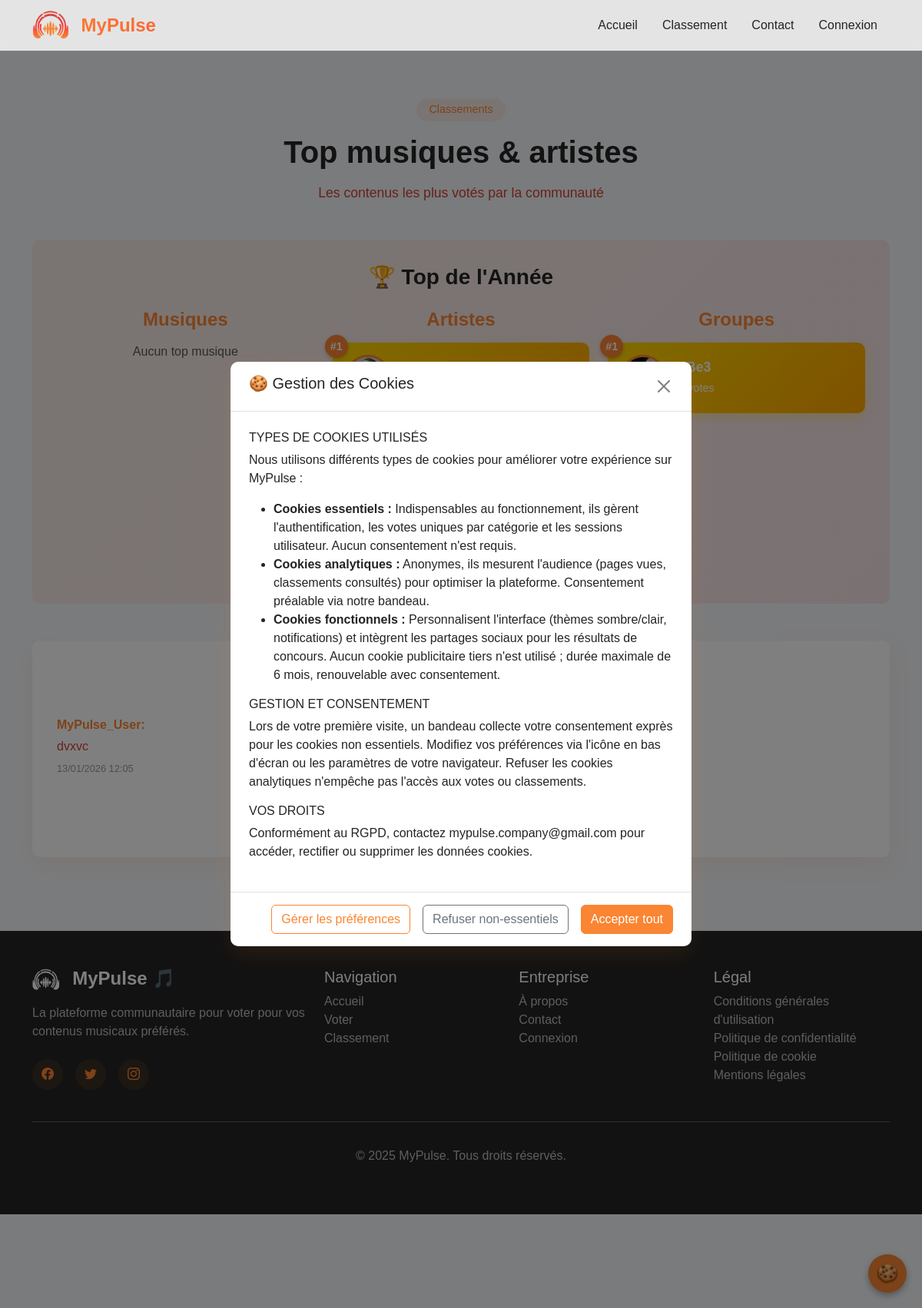
Page /vote/classement.php on the committed database.
### tables this page shows
CREATE TABLE IF NOT EXISTS `artiste` (
  `ArtisteID` int NOT NULL AUTO_INCREMENT,
  `NomArtiste` varchar(150) NOT NULL,
  `NomReel` varchar(150) DEFAULT NULL,
  `BiographieCourte` text,
  `CheminFichierMP3` varchar(500) NOT NULL,
  `ImageProfil` varchar(500) NOT NULL,
  `StatusArtiste` enum('en_attente','valide','refusee','classement','archive_top','archive_suppr') NOT NULL DEFAULT 'en_attente',
  `UserID` int DEFAULT NULL,
  `DateProposition` datetime NOT NULL DEFAULT CURRENT_TIMESTAMP,
  `AnneeNaissance` int DEFAULT NULL,
  `NombreVotes` int DEFAULT '0',
  PRIMARY KEY (`ArtisteID`),
  UNIQUE KEY `ux_artiste_nom` (`NomArtiste`),
  KEY `UserID` (`UserID`),
  KEY `idx_status` (`StatusArtiste`)
);

CREATE TABLE IF NOT EXISTS `groupe` (
  `GroupeID` int NOT NULL AUTO_INCREMENT,
  `NomGroupe` varchar(150) NOT NULL,
  `AnneeFormation` year DEFAULT NULL,
  `BiographieCourte` text,
  `CheminFichierMP3` varchar(500) NOT NULL,
  `ImageGroupe` varchar(500) NOT NULL,
  `StatusGroupe` enum('en_attente','valide','refusee','classement','archive_top','archive_suppr') NOT NULL DEFAULT 'en_attente',
  `UserID` int DEFAULT NULL,
  `DateProposition` datetime NOT NULL DEFAULT CURRENT_TIMESTAMP,
  `NombreVotes` int DEFAULT '0',
  PRIMARY KEY (`GroupeID`),
  UNIQUE KEY `ux_groupe_nom` (`NomGroupe`),
  KEY `UserID` (`UserID`),
  KEY `idx_status` (`StatusGroupe`)
);

CREATE TABLE IF NOT EXISTS `commentaire` (
  `CommentaireID` int NOT NULL AUTO_INCREMENT,
  `TypeContenu` enum('general') NOT NULL,
  `UserID` int NOT NULL,
  `Commentaire` text NOT NULL,
  `DateCommentaire` datetime NOT NULL DEFAULT CURRENT_TIMESTAMP,
  `is_offensive` tinyint(1) NOT NULL DEFAULT '0',
  `report_reason` varchar(255) DEFAULT NULL,
  PRIMARY KEY (`CommentaireID`),
  KEY `UserID` (`UserID`),
  KEY `idx_contenu` (`TypeContenu`)
);

CREATE TABLE IF NOT EXISTS `utilisateur` (
  `UserID` int NOT NULL AUTO_INCREMENT,
  `UserPseudo` varchar(100) NOT NULL,
  `UserName` varchar(100) NOT NULL,
  `UserSurname` varchar(100) NOT NULL,
  `UserMail` varchar(150) NOT NULL,
  `UserPassword` varchar(255) NOT NULL,
  `reset_token` varchar(255) DEFAULT NULL,
  `reset_expire` datetime DEFAULT NULL,
  `Role` enum('admin','certifie','basique') NOT NULL DEFAULT 'basique',
  `DateInscription` date NOT NULL DEFAULT (curdate()),
  `Token` varchar(255) NOT NULL,
  PRIMARY KEY (`UserID`),
  UNIQUE KEY `UserMail` (`UserMail`),
  UNIQUE KEY `Token` (`Token`),
  KEY `idx_role` (`Role`),
  KEY `idx_mail` (`UserMail`)
);

### vote/classement.php (the view, shortened to what this page needs)
<!DOCTYPE html>
<html lang="fr">
<head>
    <link href="https://cdn.jsdelivr.net/npm/bootstrap@5.3.0/dist/css/bootstrap.min.css" rel="stylesheet">
    <link rel="stylesheet" href="https://cdn.jsdelivr.net/npm/bootstrap-icons@1.10.0/font/bootstrap-icons.css">
    <link rel="stylesheet" href="../style/style.css">
</head>
<body>
<?php
$pdo = Database::getConnection();
$isAdmin = false;
$topItems = [];
$categories = ['musique', 'chanteur', 'groupe'];
foreach ($categories as $type) {
    $table = ($type === 'musique') ? 'musique' : (($type === 'chanteur') ? 'artiste' : 'groupe');
    $idCol = ($type === 'musique') ? 'MusiqueID' : (($type === 'chanteur') ? 'ArtisteID' : 'GroupeID');
    $titleCol = ($type === 'musique') ? 'Titre' : (($type === 'chanteur') ? 'NomArtiste' : 'NomGroupe');
    $imageCol = ($type === 'musique') ? 'ImageCouverture' : (($type === 'chanteur') ? 'ImageProfil' : 'ImageGroupe');
    $statusCol = 'Status' . $table;
    $stmt = $pdo->prepare("
        SELECT {$idCol} as id, {$titleCol} as title, {$imageCol} as image, NombreVotes as votes
        FROM {$table}
        WHERE {$statusCol} = 'classement'
        ORDER BY NombreVotes DESC, {$idCol} ASC
    ");
    $stmt->execute();
    $topItems[$type] = $stmt->fetchAll(PDO::FETCH_ASSOC);
}
$stmt = $pdo->prepare("
    SELECT c.CommentaireID, c.Commentaire, c.DateCommentaire, c.UserID, c.is_offensive, c.report_reason, u.UserPseudo, u.Role
    FROM commentaire c
    JOIN utilisateur u ON c.UserID = u.UserID
    WHERE c.TypeContenu = 'general'
    ORDER BY c.DateCommentaire DESC
");
$stmt->execute();
$generalComments = $stmt->fetchAll(PDO::FETCH_ASSOC);
$userHasCommentedThisYear = false;
?>
<?php require '../index/header.php'; ?>
    <section class="py-5" style="margin-top: 80px;">
        <div class="container">
            <div class="section-header text-center mb-5">
                <span class="section-subtitle">Classements</span>
                <h2 class="section-title">Top musiques & artistes</h2>
                <p class="section-description">Les contenus les plus votés par la communauté</p>
            </div>
            <div class="annual-winners mb-5">
                <h3 class="text-center mb-4">🏆 Top de l'Année</h3>
                <div class="row">
                    <div class="col-md-4">
                        <div class="winner-category">
                            <h4 class="text-center">Musiques</h4>
                            <div class="podium" id="musique-podium">
                                <?php if (!empty($topItems['musique'])): ?>
                                    <?php $rank = 1; $previousVotes = null; $count = 0; foreach ($topItems['musique'] as $item): if ($previousVotes !== null && $item['votes'] < $previousVotes) { $rank++; } $class = ($count >= 3) ? 'd-none' : ''; ?>
                                        <div class="podium-item rank-<?php echo $rank; ?> <?php echo $class; ?>">
                                            <div class="rank-badge">#<?php echo $rank; ?></div>
                                            <img src="../create/<?php echo htmlspecialchars($item['image']); ?>" alt="<?php echo htmlspecialchars($item['title']); ?>" class="winner-image">
                                            <div class="winner-info">
                                                <h5><?php echo htmlspecialchars($item['title']); ?></h5>
                                                <span class="votes"><?php echo $item['votes']; ?> votes</span>
                                            </div>
                                            <?php $previousVotes = $item['votes']; $count++; ?>
                                        </div>
                                    <?php endforeach; ?>
                                    <?php if (count($topItems['musique']) > 3): ?>
                                        <button class="btn btn-secondary mt-3" onclick="toggleShow('musique')">Voir plus</button>
                                    <?php endif; ?>
                                <?php else: ?>
                                    <p class="text-center text-muted">Aucun top musique</p>
                                <?php endif; ?>
                            </div>
                        </div>
                    </div>
                    <div class="col-md-4">
                        <div class="winner-category">
                            <h4 class="text-center">Artistes</h4>
                            <div class="podium" id="chanteur-podium">
                                <?php if (!empty($topItems['chanteur'])): ?>
                                    <?php $rank = 1; $previousVotes = null; $count = 0; foreach ($topItems['chanteur'] as $item): if ($previousVotes !== null && $item['votes'] < $previousVotes) { $rank++; } $class = ($count >= 3) ? 'd-none' : ''; ?>
                                        <div class="podium-item rank-<?php echo $rank; ?> <?php echo $class; ?>">
                                            <div class="rank-badge">#<?php echo $rank; ?></div>
                                            <div class="winner-info">
                                                <h5><?php echo htmlspecialchars($item['title']); ?></h5>
                                                <span class="votes"><?php echo $item['votes']; ?> votes</span>
                                            </div>
                                            <?php $previousVotes = $item['votes']; $count++; ?>
                                        </div>
                                    <?php endforeach; ?>
                                <?php else: ?>
                                    <p class="text-center text-muted">Aucun top artiste</p>
                                <?php endif; ?>
                            </div>
                        </div>
                    </div>
                    <div class="col-md-4">
                        <div class="winner-category">
                            <h4 class="text-center">Groupes</h4>
                            <div class="podium" id="groupe-podium">
                                <?php if (!empty($topItems['groupe'])): ?>
                                    <?php $rank = 1; $count = 0; foreach ($topItems['groupe'] as $item): $class = ($count >= 3) ? 'd-none' : ''; ?>
                                        <div class="podium-item rank-<?php echo $rank; ?> <?php echo $class; ?>">
                                            <div class="rank-badge">#<?php echo $rank; ?></div>
                                            <div class="winner-info">
                                                <h5><?php echo htmlspecialchars($item['title']); ?></h5>
                                                <span class="votes"><?php echo $item['votes']; ?> votes</span>
                                            </div>
                                            <?php $previousVotes = $item['votes']; $count++; ?>
                                        </div>
                                    <?php endforeach; ?>
                                <?php else: ?>
                                      <p class="text-center text-muted">Aucun top groupe</p>
                                <?php endif; ?>
                            </div>
                        </div>
                    </div>
                </div>
            </div>
            <div class="commentary-section mb-5">
                <h3 class="text-center mb-4">💬 Commentaires sur les Tops</h3>
                <div class="comments-list mb-4">
                    <?php if (!empty($generalComments)): ?>
                        <?php foreach ($generalComments as $comment): ?>
                            <?php if (!$comment['is_offensive'] || $comment['UserID'] == ($_SESSION['user_id'] ?? null) || $isAdmin): ?>
                                <div class="comment <?php echo ($isAdmin && $comment['is_offensive']) ? 'comment-offensive' : ''; ?>">
                                    <strong><?php echo htmlspecialchars($comment['UserPseudo']); ?>:</strong>
                                    <?php if ($comment['is_offensive'] && $comment['UserID'] == ($_SESSION['user_id'] ?? null)): ?>
                                        <p><em>Ce commentaire est en cours de révision par l'équipe de modération.</em></p>
                                    <?php else: ?>
                                        <p><?php echo htmlspecialchars($comment['Commentaire']); ?></p>
                                    <?php endif; ?>
                                    <small><?php echo date('d/m/Y H:i', strtotime($comment['DateCommentaire'])); ?><?php echo ($isAdmin && $comment['is_offensive']) ? ' <span class="badge bg-danger">Signalé</span>' : ''; ?></small>
                                </div>
                            <?php endif; ?>
                        <?php endforeach; ?>
                    <?php else: ?>
                        <p class="text-muted text-center">Aucun commentaire pour le moment. Soyez le premier à commenter !</p>
                    <?php endif; ?>
                </div>
                <?php if (isset($_SESSION['user_id'])): ?>
                    <?php if ($userHasCommentedThisYear): ?>
                        <p class="text-muted text-center">Vous ne pouvez envoyer qu'un commentaire par classement.</p>
                    <?php else: ?>
                        <form method="post" class="comment-form">
                            <div class="input-group">
                                <input type="text" name="comment" class="form-control" placeholder="Partagez votre avis sur les tops de l'année..." required>
                                <button type="submit" name="add_general_comment" class="btn btn-primary">Commenter</button>
                            </div>
                        </form>
                    <?php endif; ?>
                <?php else: ?>
                    <p class="text-muted text-center">Connectez-vous pour laisser un commentaire.</p>
                <?php endif; ?>
            </div>
        </div>
    </section>
    <?php require '../index/footer.php'; ?>
    <div id="cookie-popup" class="cookie-popup">
        <div class="cookie-popup-content">
            <div class="cookie-popup-header">
                <h5>🍪 Gestion des Cookies</h5>
                <button type="button" class="btn-close" aria-label="Fermer" onclick="closeCookiePopup()"></button>
            </div>
            <div class="cookie-popup-body">
                <h6>TYPES DE COOKIES UTILISÉS</h6>
                <p>Nous utilisons différents types de cookies pour améliorer votre expérience sur MyPulse :</p>
                <ul>
                    <li><strong>Cookies essentiels :</strong> Indispensables au fonctionnement, ils gèrent l'authentification, les votes uniques par catégorie et les sessions utilisateur. Aucun consentement n'est requis.</li>
                    <li><strong>Cookies analytiques :</strong> Anonymes, ils mesurent l'audience (pages vues, classements consultés) pour optimiser la plateforme. Consentement préalable via notre bandeau.</li>
                    <li><strong>Cookies fonctionnels :</strong> Personnalisent l'interface (thèmes sombre/clair, notifications) et intègrent les partages sociaux pour les résultats de concours. Aucun cookie publicitaire tiers n'est utilisé ; durée maximale de 6 mois, renouvelable avec consentement.</li>
                </ul>
                <h6>GESTION ET CONSENTEMENT</h6>
                <p>Lors de votre première visite, un bandeau collecte votre consentement exprès pour les cookies non essentiels. Modifiez vos préférences via l'icône en bas d'écran ou les paramètres de votre navigateur. Refuser les cookies analytiques n'empêche pas l'accès aux votes ou classements.</p>
                <h6>VOS DROITS</h6>
                <p>Conformément au RGPD, contactez mypulse.company@gmail.com pour accéder, rectifier ou supprimer les données cookies.</p>
            </div>
            <div class="cookie-popup-footer">
                <button type="button" class="btn btn-outline-primary me-2" onclick="manageCookiePreferences()">Gérer les préférences</button>
                <button type="button" class="btn btn-outline-secondary me-2" onclick="rejectNonEssentialCookies()">Refuser non-essentiels</button>
                <button type="button" class="btn btn-primary" onclick="acceptAllCookies()">Accepter tout</button>
            </div>
        </div>
    </div>
</body>
</html>

### rows in the picture
artiste: rank "1"
groupe: rank "1", NomGroupe "2Be3"
commentaire: UserID.UserPseudo "MyPulse_User", Commentaire "dvxvc", DateCommentaire "13/01/2026 12:05"
